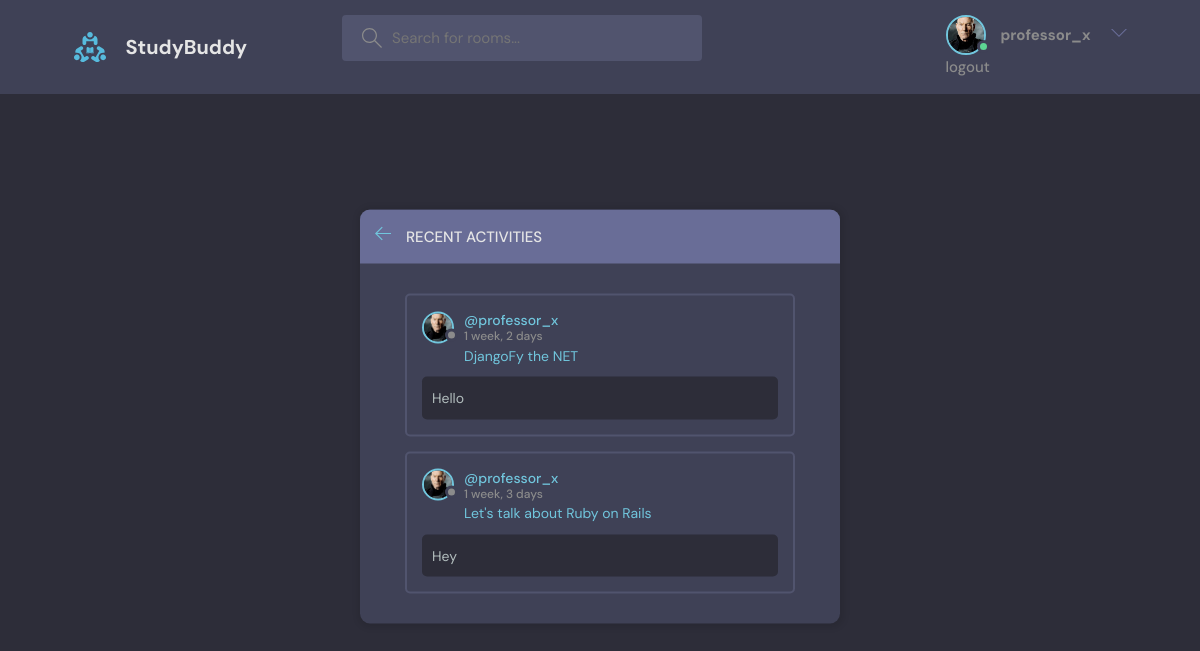
Before: /activity/ (signed in) with the older database file.
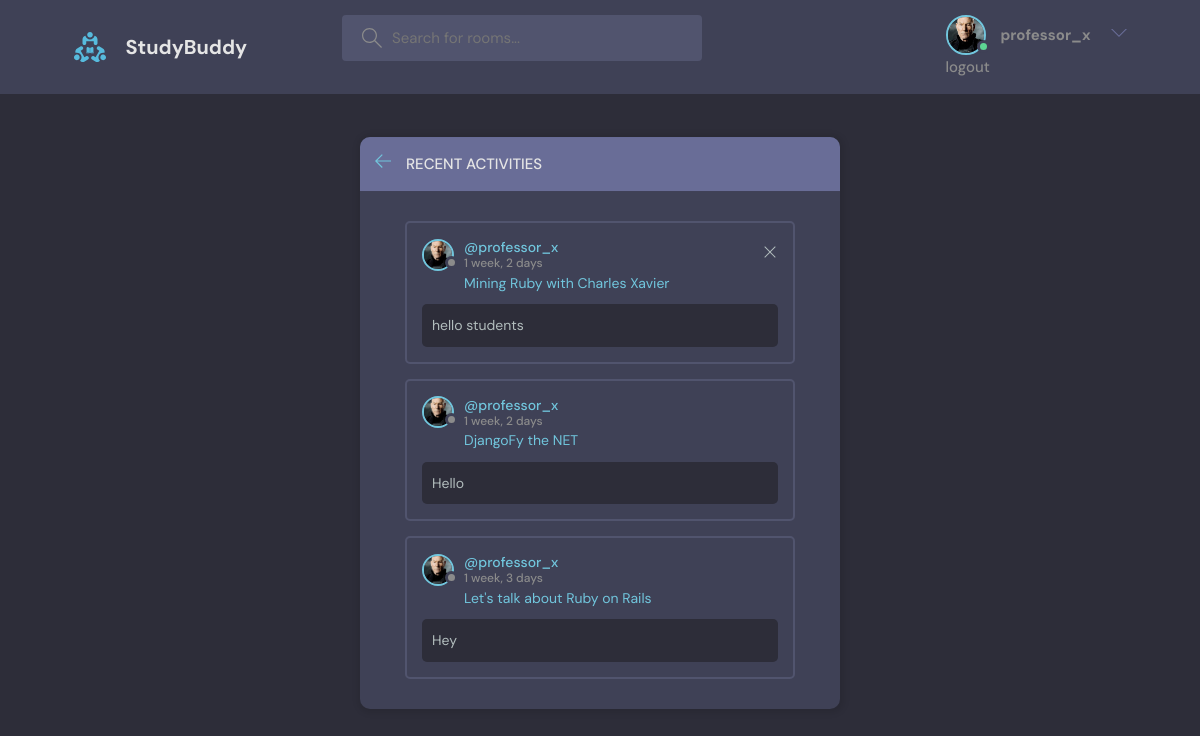
After: the same page with the newer database file.
### base/models.py (models this page shows, shortened)
class Message(models.Model):
    user=models.ForeignKey(User,on_delete=models.CASCADE)
    room=models.ForeignKey(Room,on_delete=models.CASCADE)
    body=models.TextField()
    updated=models.DateTimeField(auto_now=True)
    created=models.DateTimeField(auto_now_add=True)
    class Meta:
        ordering = ['-updated','-created']  # '-' puts the new data field before all the prefilled data

class User(AbstractUser):
    name = models.CharField(db_index=True, unique=True, max_length=255,null=True)
    email=models.EmailField(unique=True,null=True)
    bio=models.TextField(null=True)
    avatar=models.ImageField(null=True,default="avatar.svg")
    USERNAME_FIELD ='email'
    REQUIRED_FIELDS = ['username']

class Room(models.Model):
    host = models.ForeignKey(User,on_delete=models.SET_NULL,null=True)
    topic=models.ForeignKey(Topic,on_delete=models.SET_NULL,null=True) #if topic was placed below Room then we must put Topic under Singles Commas i.e 'Topic',on_delete=models.CASCADE
    name=models.CharField(max_length=200)
    description=models.TextField(null=True,blank=True);
    participants=models.ManyToManyField(User,related_name='participants',blank=True)
    likes=models.ManyToManyField(User,related_name='likes',blank=True)
    updated =models.DateTimeField(auto_now=True)   #automatic
    created =models.DateTimeField(auto_now_add=True)  #it will only save a value once i.e the time it is created
    class Meta:
        ordering = ['-updated','-created']  # '-' puts the new data field before all the prefilled data
    def __str__(self):
        return self.name

### base/views.py (the view)
# urls.py: path('activity/',views.activityPage,name="activity"),
def activityPage(request):
    room_messages=Message.objects.all()
    return render(request,'base/activity.html',{'room_messages': room_messages})

### base/templates/base/activity.html
{% extends 'main.html' %}
{% block content%}
    <main class="layout">
      <div class="container">
        <div class="layout__box">
          <div class="layout__boxHeader">
            <div class="layout__boxTitle">
              <a href="{% url 'home' %}">
                <svg version="1.1" xmlns="http://www.w3.org/2000/svg" width="32" height="32" viewBox="0 0 32 32">
                  <title>arrow-left</title>
                  <path
                    d="M13.723 2.286l-13.723 13.714 13.719 13.714 1.616-1.611-10.96-10.96h27.625v-2.286h-27.625l10.965-10.965-1.616-1.607z"
                  ></path>
                </svg>
              </a>
              <h3>Recent Activities</h3>
            </div>
          </div>
          <div class="activities-page layout__body">
            {% for message in room_messages %}
            <div class="activities__box">
              <div class="activities__boxHeader roomListRoom__header">
                <a href="{% url 'user-profile' message.user.id%}" class="roomListRoom__author">
                  <div class="avatar avatar--small">
                    <img src={{request.user.avatar.url}} />
                  </div>
                  <p>
                    @{{user.username}}
                    <span>{{message.created|timesince}}</span>
                  </p>
                </a>
                {% if request.user == message.user %}
                <div class="roomListRoom__actions">
                  <a href="{% url 'delete-message' message.id%}">
                    <svg version="1.1" xmlns="http://www.w3.org/2000/svg" width="32" height="32" viewBox="0 0 32 32">
                      <title>remove</title>
                      <path
                        d="M27.314 6.019l-1.333-1.333-9.98 9.981-9.981-9.981-1.333 1.333 9.981 9.981-9.981 9.98 1.333 1.333 9.981-9.98 9.98 9.98 1.333-1.333-9.98-9.98 9.98-9.981z">
                      </path>
                    </svg>
                  </a>
                </div>
                {% endif %}
              </div>
              <div class="activities__boxContent">
                <p><a href="{% url 'room' message.room.id %}">{{message.room}}</a></p>
                <div class="activities__boxRoomContent">
                  {{message.body}}
                </div>
              </div>
            </div>
            {% endfor %}
          </div>
        </div>
      </div>
    </main>
{% endblock content %}

### templates/navbar.html (shortened to what this page needs)
{%load static %}
<!DOCTYPE html>
<html lang="en">
<head>
</head>
<body>
  <header class="header header--loggedIn">
    <div class="container">
      <a href="{% url 'home' %}" class="header__logo">
        <img src="{% static 'images/logo.svg' %}" />
        <h1>StudyBuddy</h1>
      </a>
      <form class="header__search" method="GET" action="{% url 'home' %}">
        <label>
          <input name="q" placeholder="Search for rooms..." />
        </label>
      </form>
      <nav class="header__menu">
        {% if request.user.is_authenticated %}
        <div class="header__user">
          <a href="{% url 'user-profile' request.user.id %}">
            <div class="avatar avatar--medium active">
              <img src="{{request.user.avatar.url}}" />
            </div>
            <h1> {{request.user.username}}</h1>
          </a>
          <button class="dropdown-button">
            <svg version="1.1" xmlns="http://www.w3.org/2000/svg" width="32" height="32" viewBox="0 0 32 32">
              <title>chevron-down</title>
              <path d="M16 21l-13-13h-3l16 16 16-16h-3l-13 13z"></path>
            </svg>
          </button>
        </div>
        <a href="{% url 'logout' %}">logout</a>
       {% else %}
       <div>
       <a href="{% url 'login' %}">login
        <img src="{% static 'images/avatar.svg' %}" />
        </a>
      </div>
        {% endif %}
      </nav>
    </div>
  </header>
</html>

Changed rows visible on the page:
added Message: user.avatar (picture), {{ user.username }} "professor_x", created "1 week, 2 days", room "Mining Ruby with Charles Xavier", body "hello students"
